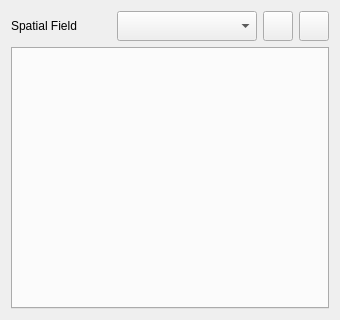
<?xml version="1.0" encoding="UTF-8"?>
<ui version="4.0">
    <class>frmComposerSymbolEditor</class>
    <widget class="QWidget" name="frmComposerSymbolEditor">
        <property name="geometry">
            <rect>
                <x>0</x>
                <y>0</y>
                <width>340</width>
                <height>320</height>
            </rect>
        </property>
        <property name="windowTitle">
            <string>Composer Field Editor</string>
        </property>
        <layout class="QGridLayout" name="gridLayout">
            <item row="0" column="0">
                <widget class="QLabel" name="label">
                    <property name="maximumSize">
                        <size>
                            <width>100</width>
                            <height>16777215</height>
                        </size>
                    </property>
                    <property name="text">
                        <string>Spatial Field</string>
                    </property>
                </widget>
            </item>
            <item row="0" column="1">
                <widget class="QComboBox" name="cboSpatialFields">
                    <property name="minimumSize">
                        <size>
                            <width>0</width>
                            <height>30</height>
                        </size>
                    </property>
                </widget>
            </item>
            <item row="0" column="2">
                <widget class="QPushButton" name="btnAddField">
                    <property name="maximumSize">
                        <size>
                            <width>30</width>
                            <height>30</height>
                        </size>
                    </property>
                    <property name="toolTip">
                        <string>Add Field</string>
                    </property>
                    <property name="text">
                        <string/>
                    </property>
                </widget>
            </item>
            <item row="0" column="3">
                <widget class="QPushButton" name="btnClear">
                    <property name="maximumSize">
                        <size>
                            <width>30</width>
                            <height>30</height>
                        </size>
                    </property>
                    <property name="toolTip">
                        <string>Clear Fields</string>
                    </property>
                    <property name="text">
                        <string/>
                    </property>
                </widget>
            </item>
            <item row="1" column="0" colspan="4">
                <widget class="QTabWidget" name="tbFieldProperties">
                    <property name="currentIndex">
                        <number>-1</number>
                    </property>
                    <property name="tabsClosable">
                        <bool>true</bool>
                    </property>
                </widget>
            </item>
        </layout>
    </widget>
    <connections/>
</ui>
